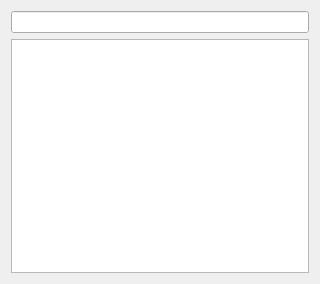
<?xml version="1.0" encoding="UTF-8"?>
<ui version="4.0">
 <class>Form</class>
 <widget class="QWidget" name="Form">
  <property name="geometry">
   <rect>
    <x>0</x>
    <y>0</y>
    <width>320</width>
    <height>284</height>
   </rect>
  </property>
  <property name="windowTitle">
   <string>Form</string>
  </property>
  <layout class="QVBoxLayout" name="verticalLayout">
   <item>
    <widget class="QLineEdit" name="lineEdit_search"/>
   </item>
   <item>
    <widget class="QTreeView" name="treeView"/>
   </item>
  </layout>
 </widget>
 <resources/>
 <connections/>
</ui>
